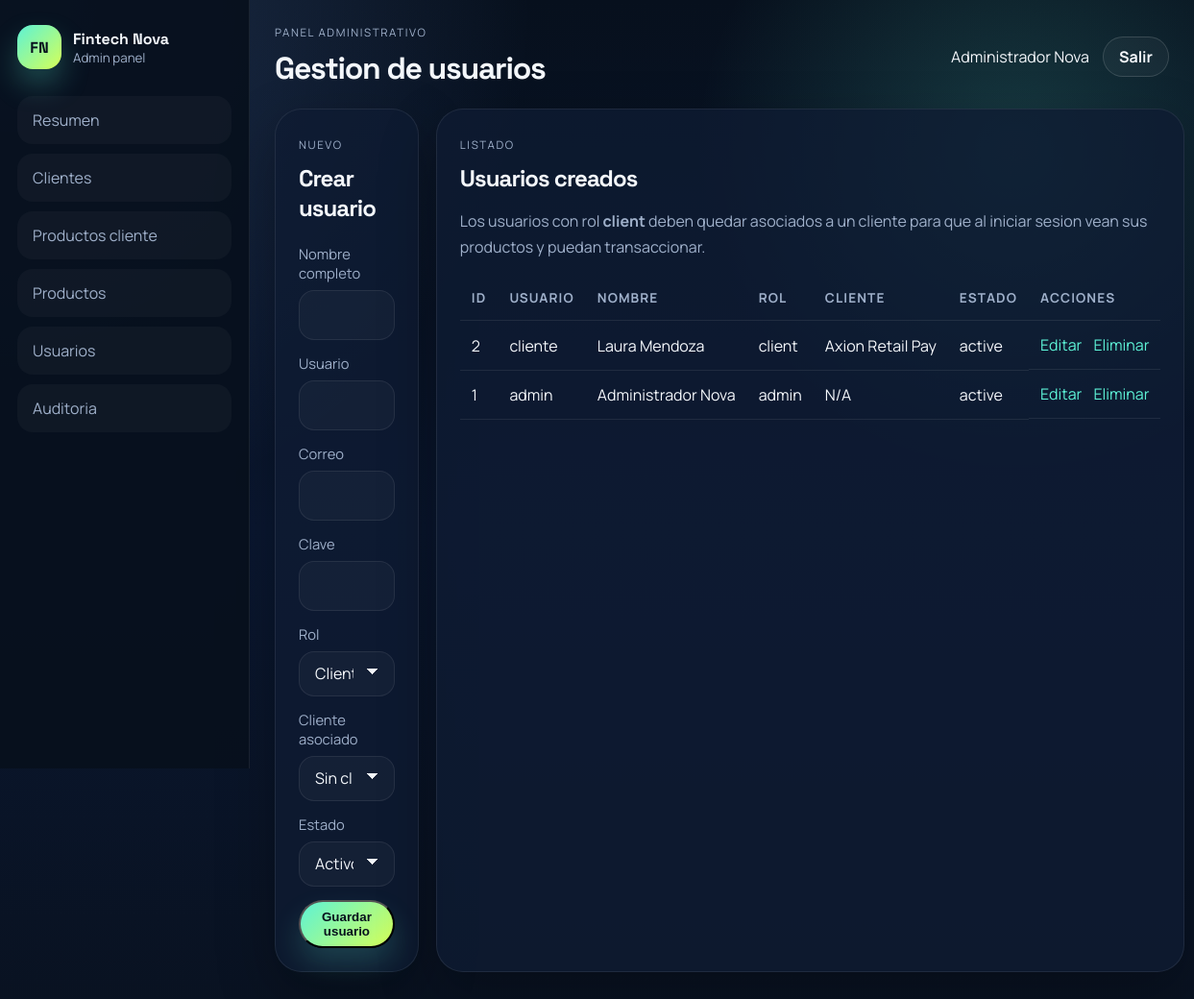
Screenshot of /admin/users/index.php (signed in) with the database file from the repository.
### tables this page shows
CREATE TABLE IF NOT EXISTS users (
    id INT AUTO_INCREMENT PRIMARY KEY,
    client_id INT DEFAULT NULL,
    full_name VARCHAR(150) NOT NULL,
    username VARCHAR(80) NOT NULL UNIQUE,
    email VARCHAR(150) NOT NULL,
    password VARCHAR(255) NOT NULL,
    role VARCHAR(30) NOT NULL DEFAULT 'client',
    status VARCHAR(30) NOT NULL DEFAULT 'active',
    created_at TIMESTAMP DEFAULT CURRENT_TIMESTAMP,
    CONSTRAINT fk_users_client FOREIGN KEY (client_id) REFERENCES clients(id) ON DELETE SET NULL
);

CREATE TABLE IF NOT EXISTS clients (
    id INT AUTO_INCREMENT PRIMARY KEY,
    full_name VARCHAR(150) NOT NULL,
    email VARCHAR(150) NOT NULL,
    company VARCHAR(150) NOT NULL,
    phone VARCHAR(50) DEFAULT NULL,
    country VARCHAR(80) DEFAULT NULL,
    status VARCHAR(30) NOT NULL DEFAULT 'active',
    created_at TIMESTAMP DEFAULT CURRENT_TIMESTAMP
);

### includes/helpers.php (called while the page is built, shortened)
<?php
function e($value)
{
    return htmlspecialchars((string) $value, ENT_QUOTES, 'UTF-8');
}
function asset_url($path)
{
    global $asset_base;
    $base = isset($asset_base) ? rtrim($asset_base, '/') : 'assets';
    return $base . '/' . ltrim($path, '/');
}
function root_url($path = '')
{
    global $root_prefix;
    $prefix = isset($root_prefix) ? rtrim($root_prefix, '/') : '.';
    return $prefix . '/' . ltrim($path, '/');
}

### includes/auth.php (called while the page is built, shortened)
<?php
function current_user()
{
    return isset($_SESSION['user']) ? $_SESSION['user'] : null;
}

### admin/users/index.php (the view, shortened to what this page needs)
<?php
$asset_base = '../../assets';
$root_prefix = '../..';
require_once __DIR__ . '/../../includes/bootstrap.php';
$editingUser = null;
$prefillClient = null;
$prefillUsername = '';
$users = mysqli_query(
    $conn,
    'SELECT u.*, c.company
     FROM users u
     LEFT JOIN clients c ON c.id = u.client_id
     ORDER BY u.id DESC'
);
$page_title = 'Gestion de usuarios';
include __DIR__ . '/../../includes/admin-header.php';
include __DIR__ . '/../../includes/admin-nav.php';
?>
<section class="app-grid two-columns">
    <article class="app-card">
        <span class="section-kicker"><?php echo $editingUser ? 'Editar' : 'Nuevo'; ?></span>
        <h2><?php echo $editingUser ? 'Actualizar usuario' : 'Crear usuario'; ?></h2>
        <form class="stack-form" method="post">
            <label><span>Nombre completo</span><input type="text" name="full_name" value="<?php echo e($editingUser ? $editingUser['full_name'] : ($prefillClient ? $prefillClient['full_name'] : '')); ?>"></label>
            <label><span>Usuario</span><input type="text" name="username" value="<?php echo e($editingUser ? $editingUser['username'] : $prefillUsername); ?>"></label>
            <label><span>Correo</span><input type="email" name="email" value="<?php echo e($editingUser ? $editingUser['email'] : ($prefillClient ? $prefillClient['email'] : '')); ?>"></label>
            <label><span>Clave <?php echo $editingUser ? '(deja vacio para conservarla)' : ''; ?></span><input type="password" name="password"></label>
            <label>
                <span>Rol</span>
                <select name="role">
                    <option value="client" <?php echo (!$editingUser || $editingUser['role'] === 'client') ? 'selected' : ''; ?>>Cliente</option>
                </select>
            </label>
            <label>
                <span>Cliente asociado</span>
                <select name="client_id">
                    <option value="">Sin cliente</option>
                </select>
            </label>
            <label>
                <span>Estado</span>
                <select name="status">
                    <option value="active" <?php echo $editingUser && $editingUser['status'] === 'active' ? 'selected' : ''; ?>>Activo</option>
                </select>
            </label>
            <button class="button" type="submit">Guardar usuario</button>
        </form>
    </article>
    <article class="app-card">
        <span class="section-kicker">Listado</span>
        <h2>Usuarios creados</h2>
        <p class="muted-copy">Los usuarios con rol <strong>client</strong> deben quedar asociados a un cliente para que al iniciar sesion vean sus productos y puedan transaccionar.</p>
        <div class="table-wrap">
            <table class="data-table">
                <thead>
                    <tr>
                        <th>ID</th>
                        <th>Usuario</th>
                        <th>Nombre</th>
                        <th>Rol</th>
                        <th>Cliente</th>
                        <th>Estado</th>
                        <th>Acciones</th>
                    </tr>
                </thead>
                <tbody>
                    <?php while ($row = mysqli_fetch_assoc($users)): ?>
                        <tr>
                            <td><?php echo e($row['id']); ?></td>
                            <td><?php echo e($row['username']); ?></td>
                            <td><?php echo e($row['full_name']); ?></td>
                            <td><?php echo e($row['role']); ?></td>
                            <td><?php echo e($row['company'] ? $row['company'] : 'N/A'); ?></td>
                            <td><?php echo e($row['status']); ?></td>
                            <td class="actions-cell">
                                <a href="?edit=<?php echo e($row['id']); ?>">Editar</a>
                                <a href="?delete=<?php echo e($row['id']); ?>" onclick="return confirm('Eliminar usuario?');">Eliminar</a>
                            </td>
                        </tr>
                    <?php endwhile; ?>
                </tbody>
            </table>
        </div>
    </article>
</section>
<?php include __DIR__ . '/../../includes/admin-footer.php'; ?>

### includes/admin-header.php (shortened to what this page needs)
<!DOCTYPE html>
<html lang="es">
<head>
    <link rel="stylesheet" href="<?php echo e(asset_url('css/main.css')); ?>">
</head>
<body class="app-body">

### includes/admin-nav.php
<?php $authUser = current_user(); ?>
<div class="app-shell">
    <aside class="app-sidebar">
        <a class="brand app-brand" href="<?php echo e(root_url('admin/dashboard.php')); ?>">
            <span class="brand-mark">FN</span>
            <span class="brand-copy">
                <strong>Fintech Nova</strong>
                <small>Admin panel</small>
            </span>
        </a>
        <nav class="app-menu">
            <a href="<?php echo e(root_url('admin/dashboard.php')); ?>">Resumen</a>
            <a href="<?php echo e(root_url('admin/clients/index.php')); ?>">Clientes</a>
            <a href="<?php echo e(root_url('admin/accounts/index.php')); ?>">Productos cliente</a>
            <a href="<?php echo e(root_url('admin/products/index.php')); ?>">Productos</a>
            <a href="<?php echo e(root_url('admin/users/index.php')); ?>">Usuarios</a>
            <a href="<?php echo e(root_url('admin/logs/index.php')); ?>">Auditoria</a>
        </nav>
    </aside>
    <div class="app-main">
        <header class="app-topbar">
            <div>
                <p class="app-kicker">Panel administrativo</p>
                <h1><?php echo e($page_title); ?></h1>
            </div>
            <div class="app-userbox">
                <span><?php echo e($authUser['full_name']); ?></span>
                <a class="button-secondary small-button" href="<?php echo e(root_url('logout.php')); ?>">Salir</a>
            </div>
        </header>

### includes/admin-footer.php
    </div>
</div>
</body>
</html>

### rows the page displays
users: id "2", username "cliente", full_name "Laura Mendoza", role "client", client.company "Axion Retail Pay", status "active"
users: id "1", username "admin", full_name "Administrador Nova", role "admin", company "N/A", status "active"

### other values shown
$page_title "Gestion de usuarios"
$authUser['full_name'] "Administrador Nova"
